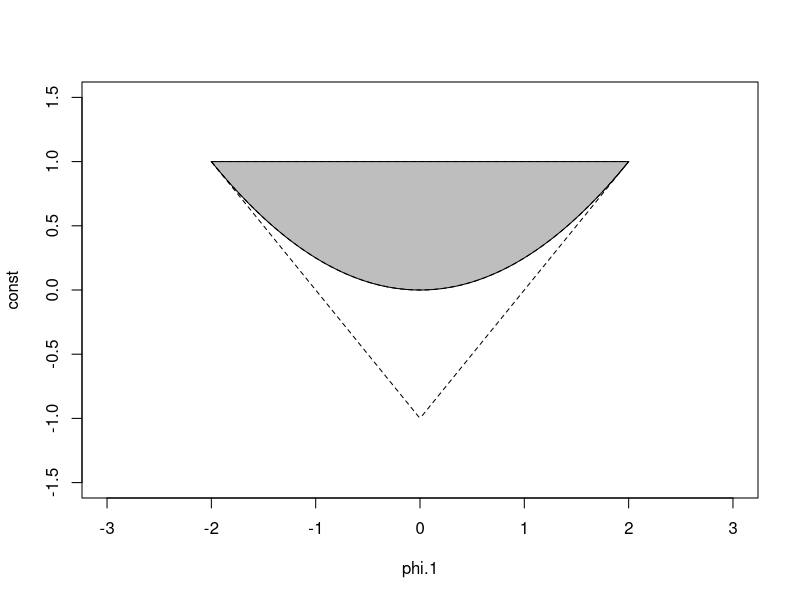

Reproduce this figure in R.
phi.1 = seq(-2, 2, length.out=200)

const = rep(1, times=200)
quad = phi.1^2/4
linear = abs(phi.1) - 1

plot(phi.1, const, xlim=c(-3,3), ylim=c(-1.5, 1.5), type="l", lty=2)
polygon(c(phi.1, rev(phi.1)), c(quad, const), col="gray")
lines(phi.1, quad, lty=2)
lines(phi.1, linear, lty=2)
